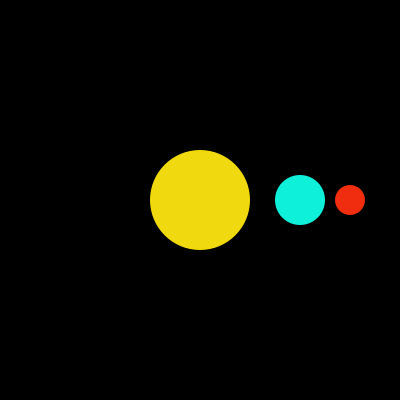
Frame 1 (no input)
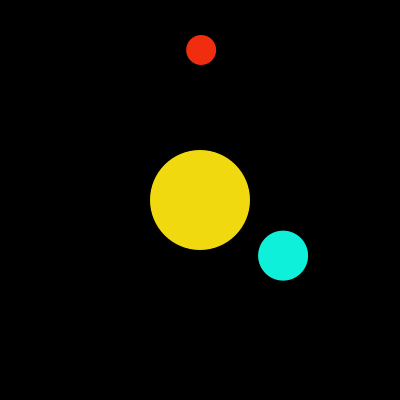
Frame 60 (the mouse pressed at the canvas centre just before this capture)
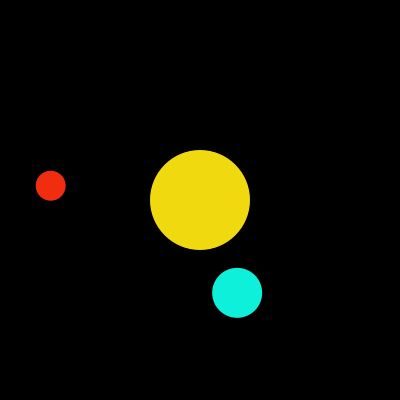
Frame 120 (the mouse held since frame 60 and released just before this capture)

The Processing sketch that drew these frames (run headless with seeded random() and noise(); from frame 60 on, the mouse is pressed at the canvas centre):

// Processing sketch: solarSystem
// ── solarSystem.pde
class Planet{
float ang= 0;
float size;
float radius;
int count;
color coler;
float speed;
Planet(int siz, int rad, color col, float speed){
  size=siz;
  radius=rad;
  count=0;
  coler=col;
  this.speed=speed;
}
void drawPlanet(){
noStroke();
fill(coler);
float x=200;
float y=200;
if (radius !=0){
 x = 200 + cos(ang) * radius;
 y = 200 + sin(ang) * radius;}
 
ellipse(x,y,size,size);

ang+=speed;

}

}


Planet planet=new Planet(50,100,#0FF0DB,0.01);
Planet third= new Planet(30,150,#F02D0F,0.08);
void setup(){
size(400,400);
}

void draw(){
background(0);
Planet sun=new Planet(100,0,#F0DA0F,0);
sun.drawPlanet();
planet.drawPlanet();

third.drawPlanet();


}
